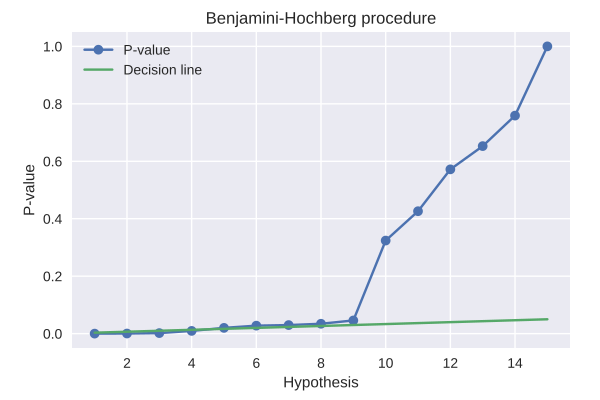

Recreate this plot in Python.
# -*- coding: utf-8 -*-
"""Script for visualizing the significance decision line in the
Benjamini-Hochberg procedure.

Author: Tuomas Puoliväli
Email: tuomas.puolivali@helsinki.fi
Last modified 12th February 2018
Source: https://github.com/puolival/multipy
"""

# Allow importing modules from parent directory.
import sys
sys.path.append('..')

from data import neuhaus

import matplotlib.pyplot as plt

import numpy as np

import seaborn as sns

alpha = 0.05 # The chosen critical level.

pvals = neuhaus()
n_pvals = len(pvals)
k = np.linspace(1, n_pvals, n_pvals)

"""Plot the data."""
fig = plt.figure(figsize=(6, 4))
fig.subplots_adjust(top=0.92, bottom=0.13, left=0.12, right=0.95)

ax = fig.add_subplot(111)
ax.plot(k, pvals, 'o-')
y = (alpha/n_pvals)*k + 0 # Line through the origin.
ax.plot(k, y, '-')
ax.legend(['P-value', 'Decision line'], loc='upper left')
ax.set_xlabel('Hypothesis')
ax.set_ylabel('P-value')
ax.set_title('Benjamini-Hochberg procedure')
ax.set_ylim([-0.05, 1.05])

plt.show()
